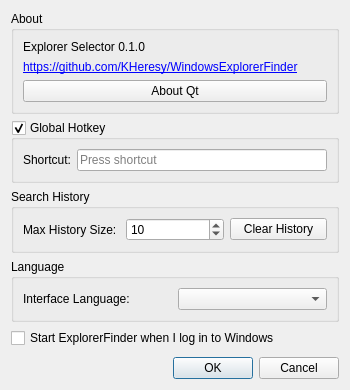
<?xml version="1.0" encoding="UTF-8"?>
<ui version="4.0">
 <class>SettingsDialog</class>
 <widget class="QDialog" name="SettingsDialog">
  <property name="geometry">
   <rect>
    <x>0</x>
    <y>0</y>
    <width>350</width>
    <height>390</height>
   </rect>
  </property>
  <property name="windowTitle">
   <string>Settings</string>
  </property>
  <layout class="QVBoxLayout" name="verticalLayout">
   <item>
    <widget class="QGroupBox" name="grpAbout">
     <property name="title">
      <string>About</string>
     </property>
     <layout class="QVBoxLayout" name="verticalLayout_2">
      <item>
       <widget class="QLabel" name="lblVersion">
        <property name="text">
         <string>Explorer Selector 0.1.0</string>
        </property>
       </widget>
      </item>
      <item>
       <widget class="QLabel" name="lblProjectLink">
        <property name="text">
         <string>&lt;a href=&quot;https://github.com/KHeresy/WindowsExplorerFinder&quot;&gt;https://github.com/KHeresy/WindowsExplorerFinder&lt;/a&gt;</string>
        </property>
        <property name="openExternalLinks">
         <bool>true</bool>
        </property>
       </widget>
      </item>
      <item>
       <widget class="QPushButton" name="btnAboutQt">
        <property name="text">
         <string>About Qt</string>
        </property>
       </widget>
      </item>
     </layout>
    </widget>
   </item>
   <item>
    <widget class="QGroupBox" name="groupBox">
     <property name="title">
      <string>Global Hotkey</string>
     </property>
     <property name="checkable">
      <bool>true</bool>
     </property>
     <layout class="QHBoxLayout" name="horizontalLayout">
      <item>
       <widget class="QLabel" name="label">
        <property name="text">
         <string>Shortcut:</string>
        </property>
       </widget>
      </item>
      <item>
       <widget class="QKeySequenceEdit" name="keySequenceEdit"/>
      </item>
     </layout>
    </widget>
   </item>
   <item>
    <widget class="QGroupBox" name="grpHistory">
     <property name="title">
      <string>Search History</string>
     </property>
     <layout class="QHBoxLayout" name="horizontalLayout_3">
      <item>
       <widget class="QLabel" name="label_3">
        <property name="text">
         <string>Max History Size:</string>
        </property>
       </widget>
      </item>
      <item>
       <widget class="QSpinBox" name="sbHistorySize">
        <property name="minimum">
         <number>1</number>
        </property>
        <property name="maximum">
         <number>100</number>
        </property>
        <property name="value">
         <number>10</number>
        </property>
       </widget>
      </item>
      <item>
       <widget class="QPushButton" name="btnClearHistory">
        <property name="text">
         <string>Clear History</string>
        </property>
       </widget>
      </item>
     </layout>
    </widget>
   </item>
   <item>
    <widget class="QGroupBox" name="groupBox_2">
     <property name="title">
      <string>Language</string>
     </property>
     <layout class="QHBoxLayout" name="horizontalLayout_2">
      <item>
       <widget class="QLabel" name="label_2">
        <property name="text">
         <string>Interface Language:</string>
        </property>
       </widget>
      </item>
      <item>
       <widget class="QComboBox" name="cmbLanguage"/>
      </item>
     </layout>
    </widget>
   </item>
   <item>
    <widget class="QCheckBox" name="chkAutoStart">
     <property name="text">
      <string>Start ExplorerFinder when I log in to Windows</string>
     </property>
    </widget>
   </item>
   <item>
    <spacer name="verticalSpacer">
     <property name="orientation">
      <enum>Qt::Orientation::Vertical</enum>
     </property>
     <property name="sizeHint" stdset="0">
      <size>
       <width>20</width>
       <height>10</height>
      </size>
     </property>
    </spacer>
   </item>
   <item>
    <widget class="QDialogButtonBox" name="buttonBox">
     <property name="orientation">
      <enum>Qt::Orientation::Horizontal</enum>
     </property>
     <property name="standardButtons">
      <set>QDialogButtonBox::StandardButton::Cancel|QDialogButtonBox::StandardButton::Ok</set>
     </property>
    </widget>
   </item>
  </layout>
 </widget>
 <resources/>
 <connections>
  <connection>
   <sender>buttonBox</sender>
   <signal>accepted()</signal>
   <receiver>SettingsDialog</receiver>
   <slot>accept()</slot>
   <hints>
    <hint type="sourcelabel">
     <x>248</x>
     <y>254</y>
    </hint>
    <hint type="destinationlabel">
     <x>157</x>
     <y>274</y>
    </hint>
   </hints>
  </connection>
  <connection>
   <sender>buttonBox</sender>
   <signal>rejected()</signal>
   <receiver>SettingsDialog</receiver>
   <slot>reject()</slot>
   <hints>
    <hint type="sourcelabel">
     <x>316</x>
     <y>260</y>
    </hint>
    <hint type="destinationlabel">
     <x>286</x>
     <y>274</y>
    </hint>
   </hints>
  </connection>
 </connections>
</ui>
